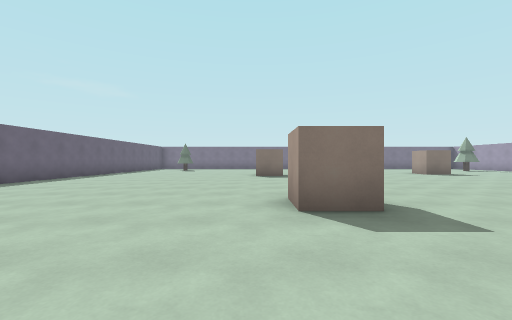
view 1 (above)

15 first-person views from a walk through a Godot game level. The camera is 1.2 m above the floor, looks level and sees 90° across. The floor is counted in squares, 2 m on a side. Each view is taken from the middle of a square. On the plan, view 1 faces up. The plan holds only what a view shows up to about 9 squares ahead; the rest is blank.

view 2
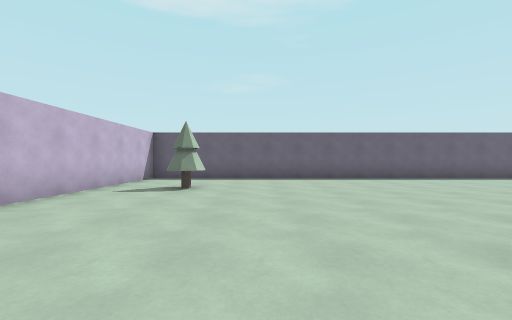

view 3
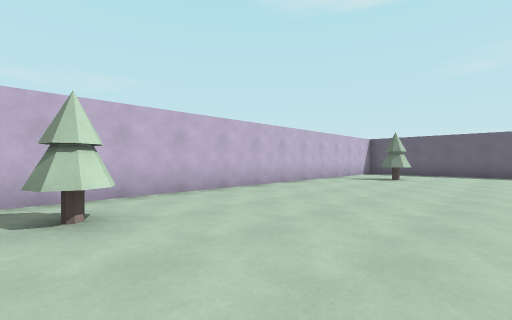

view 4
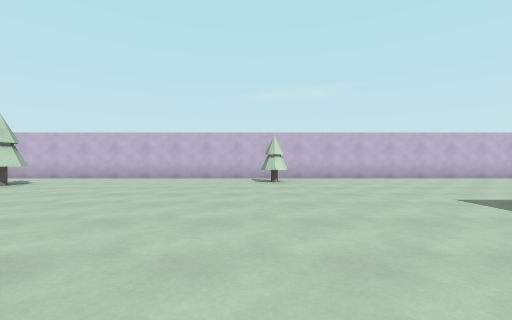

view 5
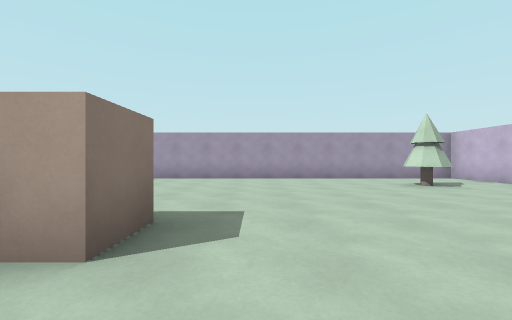

view 6
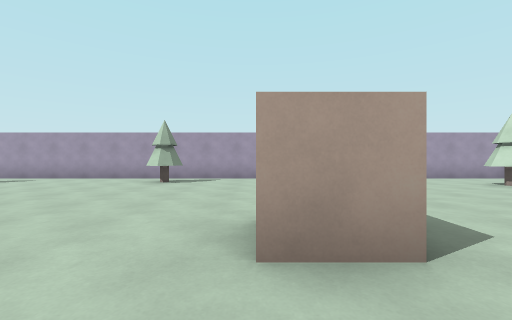

view 7
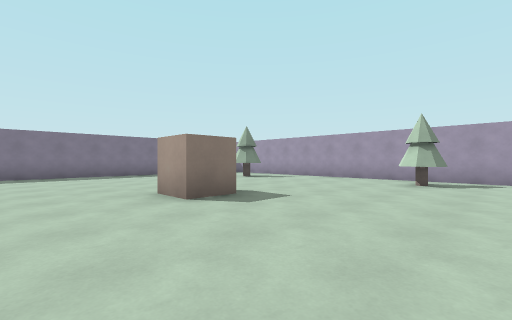

view 8
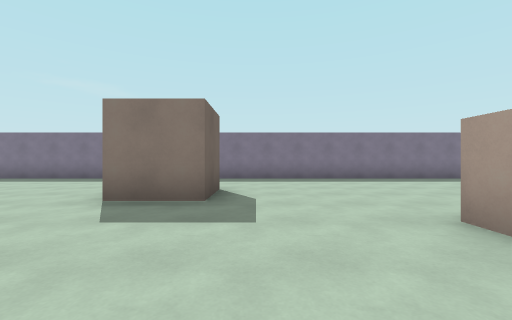

view 9
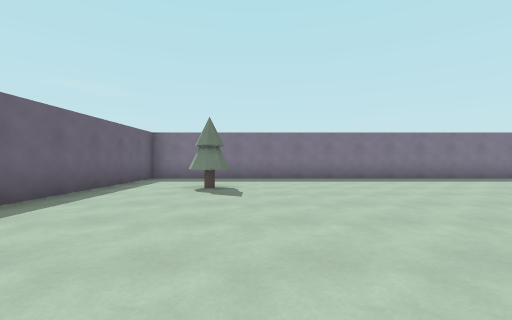

view 10
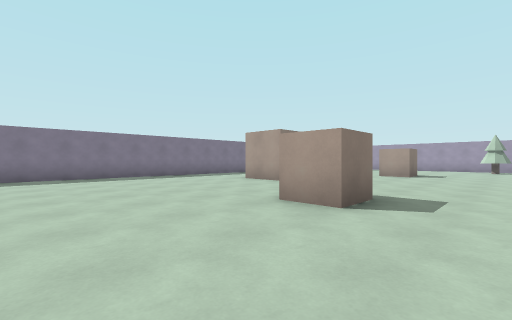

view 11
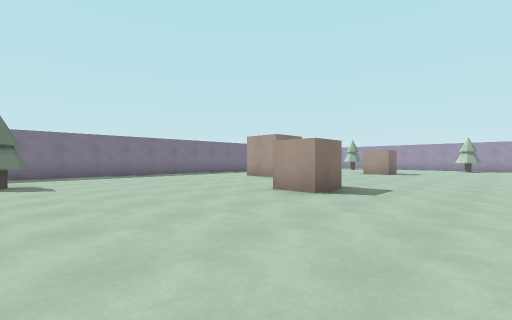

view 12
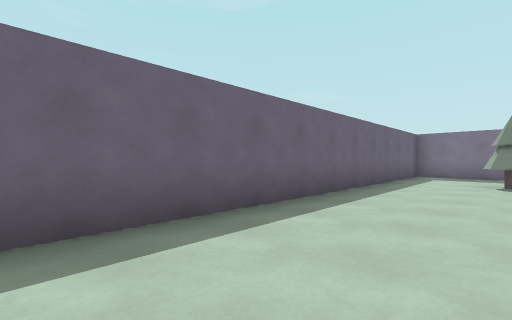

view 13
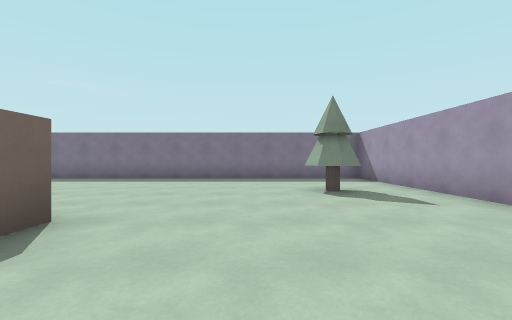

view 14
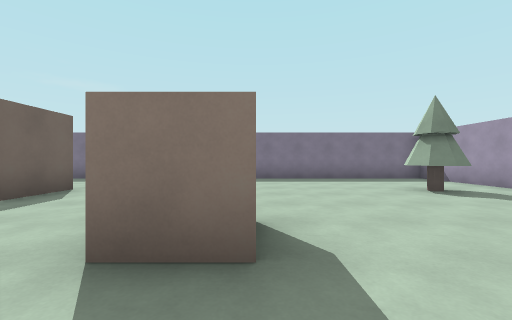

view 15
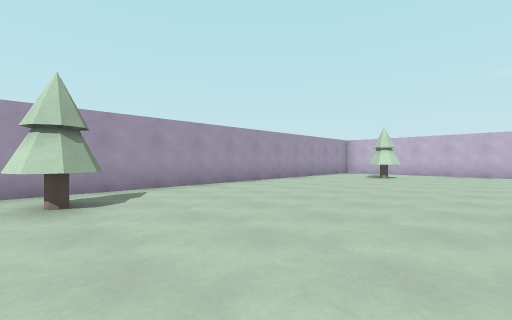

### Floor plan
Points are (right, up) in squares from view 1. A wall is a line through its corners. A room is listed if a view was taken in it or the views show most of it. See-through windows are left out.
Room 1 (views 1, 2, 3, 4, 5, 6, 7, 8, 9, 10, 11, 12, 13, 14, 15)
walls: (1, 9.5) (0, 9.5) (0, 10.5); (1.5, 3) (0.5, 3) (0.5, 4); (7.5, 5) (6.5, 5) (6.5, 6); (8.1, 10.5) (7, 10.5) (7, 11.5); (8, 11.5) (8, 11); (4.3, 14.2) (4.3, 12.8) (2.8, 12.8) (2.8, 14.2); (-6.4, -2.4) (13.4, -2.4) (13.4, 17.4) (-6.4, 17.4) (-6.4, -2.4)
objects: tree (-4, -1) to (-3, 0); tree (-4, 14) to (-4, 15); tree (5, -1); tree (11, 0); tree (11, 14) to (12, 14); tree (12, 8) to (12, 9)

Where each view was taken, in squares from view 1:
view 1: 0 up, 0 right, facing up
view 2: 1 up, 2 right, facing left
view 3: 2 up, 5 right, facing down-left
view 4: 6 up, 5 right, facing down
view 5: 4 up, 5 right, facing right
view 6: 6 up, 5 right, facing right
view 7: 7 up, 5 right, facing up-right
view 8: 9 up, 5 right, facing up
view 9: 9 up, 3 left, facing up
view 10: 8 up, 3 left, facing up-right
view 11: 7 up, 4 left, facing up-right
view 12: 7 up, 4 left, facing up-left
view 13: 9 up, 10 right, facing up
view 14: 9 up, 8 right, facing up
view 15: 9 up, 8 right, facing down-right
